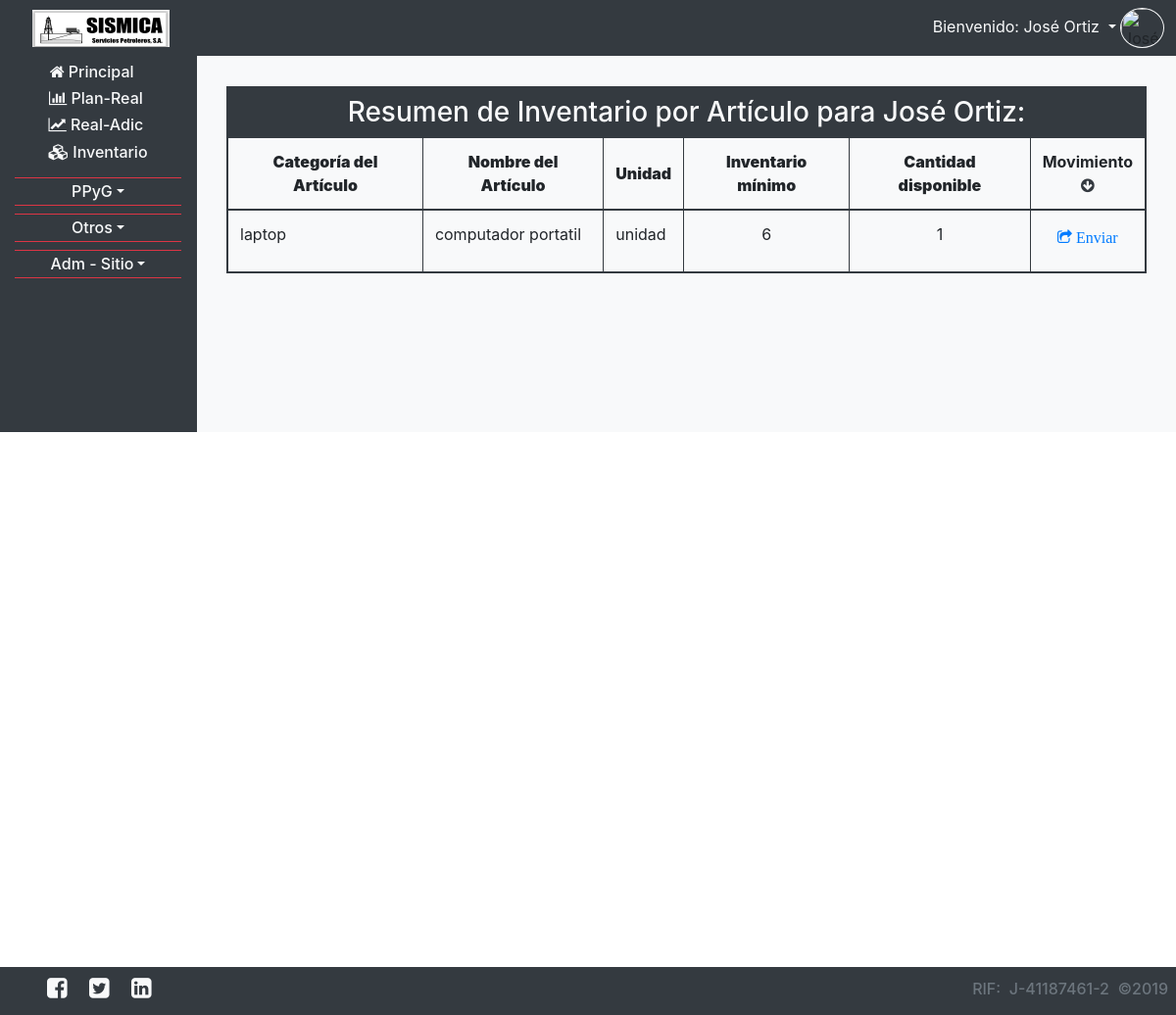
/usuario_inventario_entregar.php (signed in), run on the app's committed database.
### tables this page shows
CREATE TABLE `usuarios` (
  `ID` int(11) NOT NULL,
  `CEDULA` varchar(20) NOT NULL,
  `CORREO` varchar(200) NOT NULL,
  `CONTRASENA` varchar(200) NOT NULL,
  `NOMBRE` varchar(200) NOT NULL,
  `APELLIDO` varchar(200) NOT NULL,
  `CARGO` varchar(200) NOT NULL,
  `OFICINA` varchar(200) NOT NULL,
  `TELEFONO` varchar(200) NOT NULL,
  `ACTIVO` varchar(20) NOT NULL,
  `FECHA_NACIMIENTO` date NOT NULL,
  `FECHA_INGRESO` date NOT NULL,
  `NUMERO_DE_EMPLEADO` int(11) NOT NULL,
  `CONECTADO` varchar(2) NOT NULL
);

CREATE TABLE `inv_articulos` (
  `ID` int(11) NOT NULL,
  `NOMBRE_ART` varchar(200) NOT NULL,
  `DESCRIPCION` text NOT NULL,
  `INVENTARIO_MINIMO` int(11) NOT NULL,
  `UNIDAD` varchar(200) NOT NULL,
  `CATEGORIA` varchar(200) NOT NULL,
  `FECHA_CARGA` date NOT NULL,
  `CORREO_RESPONSABLE` varchar(200) NOT NULL
);

### php_require/obtiene_usuario.php (called while the page is built, shortened)
<?php
$usuario_correo=$_SESSION["usuario"];
$consulta="SELECT
			`usuarios`.`CARGO` AS CARGO,
			`usuarios`.`NOMBRE` AS NOMBRE,
			`usuarios`.`APELLIDO` AS APELLIDO,
			`descripcion_de_cargos`.`TIPO_DEPARTAMENTO` AS TIPO_DEPARTAMENTO,
			`descripcion_de_cargos`.`SUPERVISADO` AS SUPERVISADO,
			`descripcion_de_cargos`.`DEPARTAMENTO` AS DEPARTAMENTO
			FROM `descripcion_de_cargos` INNER JOIN `usuarios` ON
			`descripcion_de_cargos`.`CARGO`=`usuarios`.`CARGO`
			WHERE `usuarios`.`CORREO`='$usuario_correo'";
$resultado=mysqli_query($conexion,$consulta);
while(($fila=mysqli_fetch_array($resultado))==true){
	$usuario_nombre=$fila["NOMBRE"] . " " . $fila["APELLIDO"];
}
?>

### usuario_inventario_entregar.php (the view, shortened to what this page needs)
<?php
	require ("php_require/conexion.php");
	require("php_require/obtiene_usuario.php");
	$consulta="SELECT
	`inv_operacion`.`NOMBRE_ARTICULO` AS NOMBRE_ARTICULO,
	SUM(case when `inv_operacion`.`CORREO_HACIA`=`usuarios`.`CORREO` then `inv_operacion`.`CANTIDAD` end) AS CANTIDAD_RECIBIDA,
	SUM(case when `inv_operacion`.`CORREO_DESDE`=`usuarios`.`CORREO` then `inv_operacion`.`CANTIDAD` end) AS CANTIDAD_ENTREGADA
	FROM `inv_operacion`
	INNER JOIN `usuarios` ON (`inv_operacion`.`CORREO_HACIA`=`usuarios`.`CORREO` OR `inv_operacion`.`CORREO_DESDE`=`usuarios`.`CORREO`)
	INNER JOIN `descripcion_de_cargos` ON `descripcion_de_cargos`.`CARGO`=`usuarios`.`CARGO`
	INNER JOIN `inv_articulos` ON `inv_articulos`.`NOMBRE_ART`=`inv_operacion`.`NOMBRE_ARTICULO`
	WHERE 1
	AND `usuarios`.`CORREO`='" . $usuario_correo . "'
	GROUP BY
	`inv_operacion`.`NOMBRE_ARTICULO`
	ORDER BY
	`inv_operacion`.`NOMBRE_ARTICULO`";
	$resultados=mysqli_query($conexion,$consulta);
	$i=0;
	while(($fila=mysqli_fetch_array($resultados))==true){
		$inv_art[$i]['NOMBRE_ARTICULO']=$fila['NOMBRE_ARTICULO'];
		$inv_art[$i]['CANTIDAD_RECIBIDA']=$fila['CANTIDAD_RECIBIDA'];
		$inv_art[$i]['CANTIDAD_ENTREGADA']=$fila['CANTIDAD_ENTREGADA'];
		$inv_art[$i]['EN_EXISTENCIA']=$fila['CANTIDAD_RECIBIDA']-$fila['CANTIDAD_ENTREGADA'];
		$i=$i+1;
	}
?>
<!doctype html>
<html>
<head>
	<?php require("php_require/head.php"); ?>
</head>
<body>
	<?php require("php_require/nav_usuarios.php") ?>
	<section id="content" class="container-fluid text-justify">
		<?php
			if(isset($_GET['NA_Accion'])){
				if($_GET['NA_Accion']=='entregar'){
					$id_articulo=$_GET['id_art'];
					$consulta="SELECT
					`inv_operacion`.`NOMBRE_ARTICULO` AS NOMBRE_ARTICULO,
					`inv_articulos`.`CATEGORIA` AS CATEGORIA,
					`inv_articulos`.`UNIDAD` AS UNIDAD,
					`inv_articulos`.`INVENTARIO_MINIMO` AS INVENTARIO_MINIMO,
					SUM(case when `inv_operacion`.`CORREO_HACIA`=`usuarios`.`CORREO` then `inv_operacion`.`CANTIDAD` end) AS CANTIDAD_RECIBIDA,
					SUM(case when `inv_operacion`.`CORREO_DESDE`=`usuarios`.`CORREO` then `inv_operacion`.`CANTIDAD` end) AS CANTIDAD_ENTREGADA
					FROM `inv_operacion`
					INNER JOIN `usuarios` ON (`inv_operacion`.`CORREO_HACIA`=`usuarios`.`CORREO` OR `inv_operacion`.`CORREO_DESDE`=`usuarios`.`CORREO`)
					INNER JOIN `descripcion_de_cargos` ON `descripcion_de_cargos`.`CARGO`=`usuarios`.`CARGO`
					INNER JOIN `inv_articulos` ON `inv_articulos`.`NOMBRE_ART`=`inv_operacion`.`NOMBRE_ARTICULO`
					WHERE 1
					AND `usuarios`.`CORREO`='" . $usuario_correo . "'
					AND `inv_articulos`.`ID`='" . $id_articulo . "'
					GROUP BY
					`inv_operacion`.`NOMBRE_ARTICULO`
					ORDER BY
					`inv_operacion`.`NOMBRE_ARTICULO`";
					$resultados=mysqli_query($conexion,$consulta);
					$fila=mysqli_fetch_array($resultados);
					$art_transf['NOMBRE_ARTICULO']=$fila['NOMBRE_ARTICULO'];
					$art_transf['CATEGORIA']=$fila['CATEGORIA'];
					$art_transf['UNIDAD']=$fila['UNIDAD'];
					$art_transf['INVENTARIO_MINIMO']=$fila['INVENTARIO_MINIMO'];
					$art_transf['EN_EXISTENCIA']=$fila['CANTIDAD_RECIBIDA']-$fila['CANTIDAD_ENTREGADA'];
		?>
		<div class="col-md-12 col-lg-9 mx-auto">
			<div class="row mt-4 align-items-center">
				<div class="col-md-9 mb-1">
					<h3 class="text-center text-md-left" title="Registrar entrega de Artículo"><span class="text-danger fa fa-cog fa-spin "></span> Registrar Entrega:</h3>
				</div>
				<div class="col-md-3 text-center text-md-right mb-1">
					<a href="usuario_inventario_entregar.php" class="btn btn-danger text-light p-1"><span class="fa fa-reply-all"></span> Volver</a>
				</div>
			</div>
			<form action="usuario_inventario_entregar.php" method="post" class="text-center bg-dark p-2 rounded">
				<input type="hidden" name="TRANSFERIR" id="TRANSFERIR" value="SI">
				<input type="hidden" name="nombre_articulo" id="nombre_articulo" value="<?php echo $art_transf['NOMBRE_ARTICULO'];?>">
				<div class="row">
					<div class="col-md-5">
						<div class="input-group">
							<span class="input-group-text w-100 rounded-0">Categoría:</span>
							<input type="text" disabled class="form-control col mb-2 rounded-0 text-left" name="categoria" id="categoria" placeholder="Categoria del Artículo" required autocomplete="off" title="Categoria del Artículo" value="<?php echo $art_transf['CATEGORIA'];?>">
						</div>
					</div>
					<div class="col-md-3">
						<div class="input-group">
							<span class="input-group-text w-100 rounded-0">Unidad:</span>
							<input type="text" disabled class="form-control col mb-2 rounded-0 text-left" name="unidad" id="unidad" placeholder="Unidad de medida" required autocomplete="off" title="unidad de medida para el Artículo" value="<?php echo $art_transf['UNIDAD'];?>">
						</div>
					</div>
					<div class="col-md-2">
						<div class="input-group">
							<span class="input-group-text w-100 rounded-0">Mínimo:</span>
							<input type="text" disabled class="form-control col mb-2 rounded-0 text-center" name="minimo" id="minimo" placeholder="Inventaio mínimo del Artículo" required autocomplete="off" title="Inventaio mínimo del Artículo" value="<?php echo $art_transf['INVENTARIO_MINIMO'];?>">
						</div>
					</div>
					<div class="col-md-2">
						<div class="input-group">
							<span class="input-group-text w-100 rounded-0">Existecia:</span>
							<input type="text" disabled class="form-control col mb-2 rounded-0 text-center" name="existencia" id="existencia" placeholder="Unidades en existencia para el Artículo" required autocomplete="off" title="Unidades en existencia para el Artículo" value="<?php echo $art_transf['EN_EXISTENCIA'];?>">
						</div>
					</div>
				</div>
				<div class="row">
					<div class="col-md-5">
						<div class="input-group">
							<span class="input-group-text w-100 rounded-0">Artículo:</span>
							<input type="text" disabled class="form-control col mb-2 rounded-0" name="articulo" id="articulo" placeholder="Nombre del Artículo" required autocomplete="off" title="Nombre del Artículo" value="<?php echo $art_transf['NOMBRE_ARTICULO'];?>">
						</div>
					</div>
					<div class="col-md-4">
						<div class="input-group">
							<span class="input-group-text w-100 rounded-0">Quién recibe:</span>
							<select class="form-control col mb-2 rounded-0 bg-light text-center" name="correo_hacia" id="correo_hacia" required autocomplete="off" title="Nombre de quién recibe">
								<option></option>
								<?php
									$consulta="SELECT `NOMBRE`, `APELLIDO`, `CORREO` FROM `usuarios` WHERE `CORREO`<>'$usuario_correo' AND `ACTIVO`='SI' GROUP BY `CORREO` ORDER BY `APELLIDO`, `NOMBRE`";
									$resultados=mysqli_query($conexion,$consulta);
									while(($fila=mysqli_fetch_array($resultados))==true){
										echo "<option value='" . $fila['CORREO'] . "'>" . $fila['APELLIDO'] . ", " . $fila['NOMBRE'] . "</option>";
									}
								?>
							</select>
						</div>
					</div>
					<div class="col-md-3">
						<div class="input-group">
							<span class="input-group-text w-100 rounded-0">Cantidad a Enviar:</span>
							<input type="number" class="form-control col mb-2 rounded-0 bg-light text-center" name="cantidad_a_enviar" id="cantidad_a_enviar" placeholder="Cantidad" required autocomplete="off" title="Cantidad a enviar" min="0" max="<?php echo $art_transf['EN_EXISTENCIA']; ?>">
						</div>
					</div>
				</div>
				<div class="m-auto">
					<a href="usuario_inventario_entregar.php" class="btn btn-danger text-light mb-2"><span class="fa fa-reply-all"></span> Volver</a>&nbsp;&nbsp;&nbsp;&nbsp;&nbsp;&nbsp;<input type="submit" value="Registrar Transferencia &raquo;" class="btn btn-danger mb-2">
				</div>
			</form>
			<br><br><br><br><br><br><br><br><br><br>
		</div>
		<?php
				}else{
		?>
					<META HTTP-EQUIV="Refresh" CONTENT="0; URL=usuario_inventario_entregar.php">
		<?php
				}
			}else{
		?>
		<div class="mt-3 pt-3">
			<table class="table table-responsive table-bordered table-hover TablaDinamica border-dark bordered mr-auto">
				<thead>
					<tr><td colspan="8" class="mt-1 mt-2 py-2 text-center border-dark bg-dark text-light border h3">Resumen de Inventario por Artículo para <?php echo $usuario_nombre;?>:</td></tr>
					<tr class="text-center">
						<th class="align-middle border-dark bordered"><b title="Nombre de la Categoría del Artículo">Categoría del Artículo</b></th>
						<th class="align-middle border-dark bordered"><b title="Nombre del Artículo">Nombre del Artículo</b></th>
						<th class="align-middle border-dark bordered"><b title="Nombre de la Unidad del Artículo">Unidad</b></th>
						<th class="align-middle border-dark bordered"><b title="Cantidad mínima que debe existir en el inventario">Inventario mínimo</b></th>
						<th class="align-middle border-dark bordered"><b title="Cantidad disponible en el inventario">Cantidad disponible</b></th>
						<th class="align-middle border-dark bordered">Movimiento<br><b class="text-dark fa fa-arrow-circle-down"></b></th>
					</tr>
				</thead>
				<tbody>
					<?php
						$i=0;
						while(isset($inv_art[$i]['NOMBRE_ARTICULO'])){
							$consulta_i="SELECT * FROM `inv_articulos` WHERE `NOMBRE_ART`='" . $inv_art[$i]['NOMBRE_ARTICULO'] . "'";
							$resultados_i=mysqli_query($conexion,$consulta_i);
							$fila_i=mysqli_fetch_array( $resultados_i);
							echo "<tr>
								<td class='text-left border-dark bordered'>" . $fila_i['CATEGORIA'] . "</td>
								<td class='text-left border-dark bordered'>" . $inv_art[$i]['NOMBRE_ARTICULO'] . "</td>
								<td class='text-left border-dark bordered'>" . $fila_i['UNIDAD'] . "</td>
								<td class='text-center border-dark bordered'>" . $fila_i['INVENTARIO_MINIMO'] . "</td>
								<td class='text-center border-dark bordered'>" . $inv_art[$i]['EN_EXISTENCIA'] . "</td>
								";
								echo "<td class='text-center border-dark bordered'><a title='Insertar' href='usuario_inventario_entregar.php?NA_Accion=entregar&id_art=" . $fila_i['ID'] . "' class='h3 btn btn-transparent text-primary fa fa-share-square-o'> Enviar</a></td>";
								echo "</tr>";
							$i=$i+1;
						}
					?>
				</tbody>
			</table>
		</div>
		<br><br><br><br><br><br><br><br><br><br><br>
		<?php
			}
		?>
	</section>
	<?php require("php_require/footer2.php"); ?>
</body>
</html>

### php_require/nav_usuarios.php (shortened to what this page needs)
<nav class="navbar navbar-expand-md navbar-dark bg-dark fixed-top py-0 pl-1 pr-2 my-0">
	<a class="navbar-text" style="width: 150px; margin-left: 2%;" href="zona_principal.php">
		<div id="amazingslider-wrapper-1" style="max-width:140px; height:38px; margin:0px auto 0px; border:#000 0px solid; overflow:hidden; background-color:transparent">
			<div id="amazingslider-1" style="margin:0 auto;">
			</div>
		</div>
	</a>
	<div class="collapse navbar-collapse" id="navbarsExample04">
		<ul class="navbar-nav ml-auto mr-1 py-2">
			<li class="nav-item dropdown">
				<a class="dropdown-toggle text-light" href="" id="dropdown05" data-toggle="dropdown" aria-haspopup="true" aria-expanded="false" title="Mostrar opciones de usuario">
					<?php echo "Bienvenido: $usuario_nombre"; ?></span>
				</a>
				<div class="d-none d-md-inline">
					<img src="fotos_del_personal/<?php echo $usuario_correo; ?>.png" class="imgFit border border-light rounded-circle" style="height: 41px; width: 45px;" title="<?php echo $usuario_nombre; ?>">
				</div>
			</li>
		</ul>
	</div>
</nav>
<section class="container-fluid pt-2 mt-5 mb-5 bg-dark">
	<div class="row">
		<aside class="col-0 col-md-2 d-none d-md-inline-block bg-dark pre-scrollable">
			<?php require("php_require/menu_lateral.php") ?>
		</aside>
		<div class="col-12 col-md-10 border-left border-dark bg-light pre-scrollable">

### data on the page
usuarios: usuario_nombre "José Ortiz"
inv_articulos: CATEGORIA "laptop", NOMBRE_ARTICULO "computador portatil", UNIDAD "unidad", INVENTARIO_MINIMO "6", EN_EXISTENCIA "1"

### other printed values
$departamentos_i[0] "PPyG"
$fila['DESCRIPCION'] "J-41187461-2"
